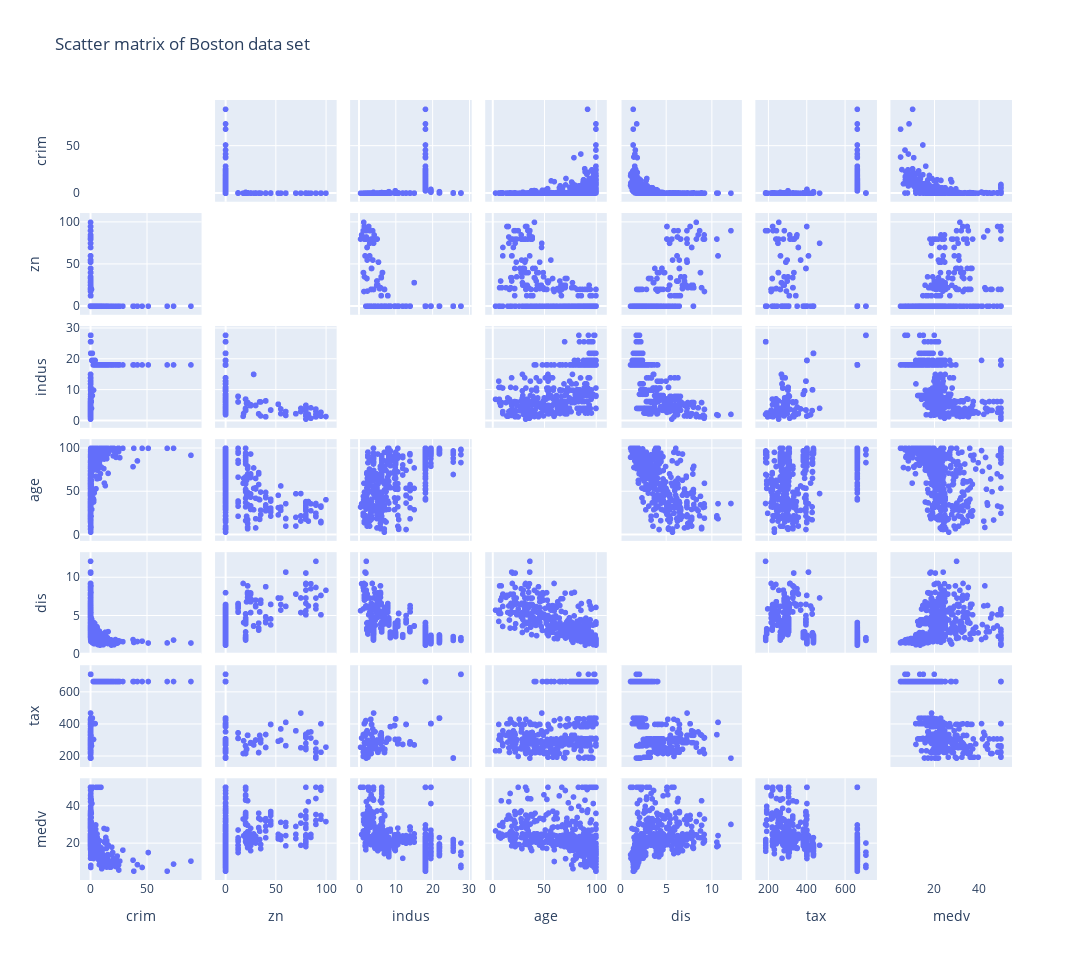

Notebook code for this chart:
### Code cell
fig = px.scatter_matrix(data,
                        dimensions=["crim", "zn", "indus", "age", "dis",
                                    "tax", "medv"],
                        title="Scatter matrix of Boston data set",
                        labels={col: col.replace('_', ' ')
                                for col in data.columns},
                        height=960, width=1240)
fig.update_traces(diagonal_visible=False)
fig.show()

### Figure 1 — Plotly figure (JSON) as saved in the notebook; plotly's stock layout.template omitted (floating-point values rounded to 4 significant figures; data arrays with more than 128 entries replaced by an {"elided": "..."} marker saying what was removed)
{"data": [{"diagonal": {"visible": false}, "dimensions": [{"axis": {"matches": true}, "label": "crim", "values": {"elided": "506 float values"}}, {"axis": {"matches": true}, "label": "zn", "values": {"elided": "506 float values"}}, {"axis": {"matches": true}, "label": "indus", "values": {"elided": "506 float values"}}, {"axis": {"matches": true}, "label": "age", "values": {"elided": "506 float values"}}, {"axis": {"matches": true}, "label": "dis", "values": {"elided": "506 float values"}}, {"axis": {"matches": true}, "label": "tax", "values": {"elided": "506 int values"}}, {"axis": {"matches": true}, "label": "medv", "values": {"elided": "506 float values"}}], "hovertemplate": "%{xaxis.title.text}=%{x}<br>%{yaxis.title.text}=%{y}<extra></extra>", "legendgroup": "", "marker": {"color": "#636efa", "symbol": "circle"}, "name": "", "showlegend": false, "type": "splom"}], "layout": {"dragmode": "select", "height": 960, "legend": {"tracegroupgap": 0}, "title": {"text": "Scatter matrix of Boston data set"}, "width": 1240}}
